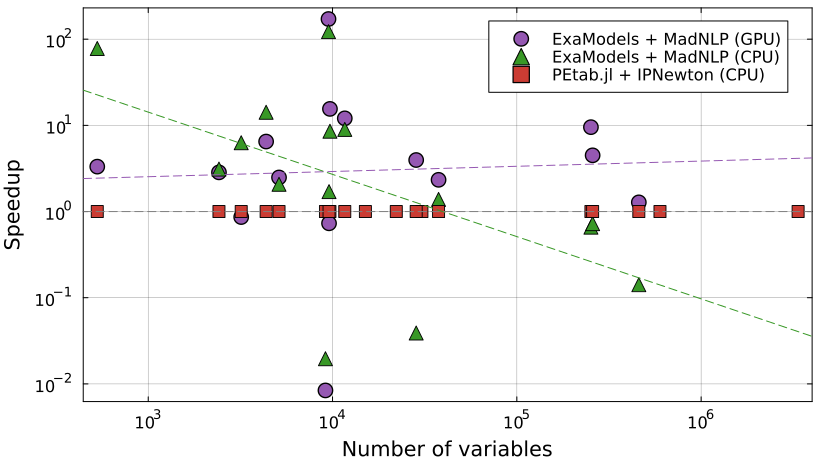

This chart was generated by the following Julia code:
# create_plot.jl — single scatter figure of solver speedup vs PEtab.jl over the exa target set.
#   x = nvar (NLP size), log10            — exa GPU and CPU share a model's nvar; PEtab points are
#                                            placed at that same model's nvar (PEtab has no NLP).
#   y = SGM10-time speedup vs PEtab.jl    — petab_sgm / solver_sgm  (log10). PEtab ⇒ 1 (the 10^0 line).
# Three series (legend order): MadNLP (GPU), MadNLP (CPU), IPNewton (CPU).
#
# Usage: julia --project=examples examples/Benchmarks/create_plot.jl [results_dir]
#   results_dir defaults to examples/Benchmarks/results.

using Plots
using Plots.PlotMeasures   # mm units for plot margins
gr()

const HERE      = @__DIR__
include(joinpath(HERE, "options.jl"))   # EXA_SUPPORTED_MODELS, shifted_geomean, BENCH_SGM_SHIFT, BENCH_K
const RESULTDIR = length(ARGS) >= 1 ? ARGS[1] : joinpath(HERE, "results")

function read_result(m)
    d = Dict{String,String}(); p = joinpath(RESULTDIR, "$(m)_results.txt")
    isfile(p) || return d
    for line in eachline(p)
        i = findfirst('=', line); i === nothing && continue
        d[line[1:i-1]] = line[i+1:end]
    end
    d
end

# SGM10 [s] for a backend prefix: report-time shift from raw solve_times when present, else the
# stored aggregate (legacy files). Returns nothing if there is no warm timing.
function sgm10(d, pfx)
    get(d, pfx * "sgm_status", "") == "ok" || return nothing
    raw = get(d, pfx * "solve_times", "")
    if !isempty(raw)
        ts = Float64[x for x in (tryparse(Float64, s) for s in split(raw, ",")) if x !== nothing]
        !isempty(ts) && return shifted_geomean(ts, BENCH_SGM_SHIFT)
    end
    tryparse(Float64, get(d, pfx * "sgm_solve_time", ""))
end

function get_nvar(d)
    for k in ("exagpu_nvar", "exacpu_nvar")
        v = tryparse(Int, get(d, k, "")); v !== nothing && return v
    end
    return nothing   # model not built yet (cleared / mid-rerun) ⇒ no x position
end

# Julia logo colors
const J_PURPLE = RGB(0.584, 0.345, 0.698)
const J_GREEN  = RGB(0.220, 0.596, 0.149)
const J_RED    = RGB(0.796, 0.235, 0.200)

gpu_x = Float64[]; gpu_y = Float64[]
cpu_x = Float64[]; cpu_y = Float64[]
pet_x = Float64[]; pet_y = Float64[]
for m in EXA_SUPPORTED_MODELS
    d  = read_result(m)
    nv = get_nvar(d);            nv === nothing && continue       # never built ⇒ no x position
    pt = sgm10(d, "petab_");     (pt === nothing || pt <= 0) && continue   # need the PEtab baseline
    g  = sgm10(d, "exagpu_");    (g !== nothing && g > 0) && (push!(gpu_x, nv); push!(gpu_y, pt / g))
    c  = sgm10(d, "exacpu_");    (c !== nothing && c > 0) && (push!(cpu_x, nv); push!(cpu_y, pt / c))
    push!(pet_x, nv); push!(pet_y, 1.0)
end

# ticks at every order of 10 over the data range
prange(v) = isempty(v) ? (0:0) : (floor(Int, log10(minimum(v))):ceil(Int, log10(maximum(v))))
xt = [10.0^k for k in prange(vcat(gpu_x, cpu_x, pet_x))]
yt = [10.0^k for k in prange(vcat(gpu_y, cpu_y, pet_y))]

# common x-range (small log-padding) so the axis + trend lines span the full plot, edge to edge
_xa = vcat(gpu_x, cpu_x, pet_x)
_xlo, _xhi = isempty(_xa) ? (1.0, 10.0) : extrema(_xa)
_pf  = (_xhi / _xlo) ^ 0.02            # ~2% log-padding each side
XLIM = (_xlo / _pf, _xhi * _pf)

# ── series 1: ExaModels + MadNLP (GPU). Global cosmetics live on this scatter() call. ──
plt = scatter(gpu_x, gpu_y;
              label  = "ExaModels + MadNLP (GPU)",  # legend text
              marker = :circle,                     # marker shape
              ms     = 8,                            # marker size
              mc     = J_PURPLE,                     # marker fill color
              msc    = :black,                       # marker outline color
              msw    = 1.5,                          # outline width
              malpha = 1.0,                          # marker opacity (0–1)
              xscale = :log10,                       # x log scale
              yscale = :log10,                       # y log scale
              xticks = xt,                           # x ticks (powers of 10)
              yticks = yt,                           # y ticks (powers of 10)
              xlims  = XLIM,                          # x-limits (trend lines span this)
              xlabel = "Number of variables",        # x axis label
              ylabel = "Speedup",                    # y axis label
              guidefontsize  = 14,                   # axis-label font size
              tickfontsize   = 11,                   # tick-number font size
              legendfontsize = 11,                   # legend font size
              legend     = :topright,                # legend position
              size       = (820, 460),               # figure size (px)
              grid       = true,                     # gridlines on/off
              gridalpha  = 0.2,                      # gridline opacity
              framestyle = :box,                     # axes frame style
              left_margin   = 3mm,                   # room for y-label (raise if clipped)
              bottom_margin = 3mm,                   # room for x-label (raise if clipped)
              top_margin    = 0mm,                   # room above plot
              right_margin  = 0mm)                   # room at right
# ── series 2 & 3: only per-series overrides (shape, size, colors); cosmetics inherit from above ──
scatter!(plt, cpu_x, cpu_y;
         label = "ExaModels + MadNLP (CPU)", marker = :utriangle,  # green triangles
         ms = 7, mc = J_GREEN, msc = :black, msw = 1.0, malpha = 1.0)
scatter!(plt, pet_x, pet_y;
         label = "PEtab.jl + IPNewton (CPU)", marker = :square,    # red squares (baseline)
         ms = 6, mc = J_RED, msc = :black, msw = 1.0, malpha = 1.0)

# least-squares trend line per solver series, fit in log–log space (power-law); thin dashed, no legend
function regline!(plt, x, y, color, xspan)
    length(x) < 2 && return
    lx = log10.(x); ly = log10.(y); n = length(lx)
    mx = sum(lx) / n; my = sum(ly) / n; sxx = sum((lx .- mx) .^ 2)
    sxx == 0 && return
    b = sum((lx .- mx) .* (ly .- my)) / sxx; a = my - b * mx     # ly = a + b·lx  (fit on the data)
    xs = collect(xspan)                                          # but draw across the full plot width
    plot!(plt, xs, 10.0 .^ (a .+ b .* log10.(xs)); ls = :dash, lw = 1, lc = color, label = "")
end
regline!(plt, gpu_x, gpu_y, J_PURPLE, XLIM)   # GPU trend (purple)
regline!(plt, cpu_x, cpu_y, J_GREEN, XLIM)    # CPU trend (green)

hline!(plt, [1.0]; ls = :dash, lc = :gray, lw = 1, label = "")     # dashed PEtab baseline at y=1

out = joinpath(HERE, "results_plot.png")
savefig(plt, out)
println("saved: $out")
println("points plotted — GPU: $(length(gpu_x)), CPU: $(length(cpu_x)), PEtab: $(length(pet_x))")
plt   # return the plot so `include("results_plot.jl")` displays it in the REPL / IDE plot pane
